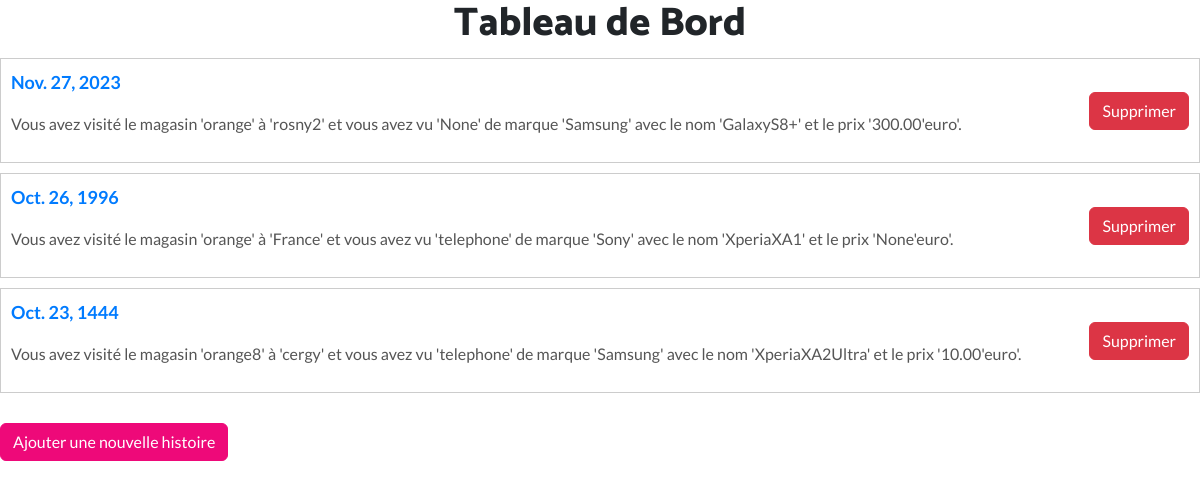
The page /tableaubord/ (signed in) on the database its author committed.
### api/models.py (models this page shows, shortened)
class HistoriqueVisite(models.Model):
    user = models.ForeignKey(User, on_delete=models.CASCADE)
    category= models.CharField(max_length=100, null=True, blank=True)
    brand = models.CharField(max_length=100, null=True, blank=True)
    name = models.CharField(max_length=255, null=False, blank=False)
    store_name = models.CharField(max_length=255)
    location = models.CharField(max_length=255)
    prix = models.DecimalField(max_digits=10, decimal_places=2, null=True, blank=True)
    date_of_visit = models.DateField()

### api/views.py (the view, shortened to what this page needs)
# urls.py: path('tableaubord/',tableaubord,name='tableaubord'),
def tableaubord(request):
    historique_visites = HistoriqueVisite.objects.filter(user=request.user)
    return render(request, 'tableaubord.html', {'historique_visites': historique_visites})

### templates/tableaubord.html (shortened to what this page needs)
{% load static %}
<!DOCTYPE html>
<html lang="en">
<head>
    <link rel="stylesheet" href="{% static 'css/stylestb.css' %}">
    <link rel="stylesheet" href="{% static 'bootstrap/css/bootstrap.min.css' %}">
    <link rel="stylesheet" href="{% static 'css/styles.min.css' %}">
</head>
<body>
    <h1>Tableau de Bord</h1>
    {% for visite in historique_visites %}
    <div class="visite-container">
        <div class="visite-info">
            <div class="visite-header">
                <p>{{ visite.date_of_visit }}</p>
            </div>
            <div class="visite-details">
                <p>Vous avez visité le magasin '{{ visite.store_name }}' à '{{ visite.location }}' et vous avez vu '{{ visite.category }}' de marque '{{ visite.brand }}' {% if visite.name %}avec le nom '{{ visite.name }}'{% endif %} et le prix '{{ visite.prix }}'euro'.</p>
            </div>
        </div>
        <div class="btn-container">
            <form method="post" action="{% url 'supprimer_visite' visite.id %}">
                <button type="submit" class="btn btn-danger">Supprimer</button>
            </form>
        </div>
    </div>
    {% endfor %}
    <a href="{% url 'histoire' %}" class="btn btn-primary">Ajouter une nouvelle histoire</a>
</body>
</html>

### static/css/stylestb.css (style rules this page uses)
body { font-family: Arial, sans-serif; margin: 20px; }
h1 { text-align: center; color: #333; }
.visite-container { display: flex; justify-content: space-between; align-items: center; border: 1px solid #ccc; margin: 10px 0; padding: 10px; }
.visite-info { flex: 1; }
.visite-header { font-size: 18px; font-weight: bold; color: #007BFF; }
.visite-details { font-size: 16px; color: #555; }
.btn-container { text-align: right; }
.btn { background-color: #007BFF; color: #fff; padding: 5px 10px; border: none; cursor: pointer; }
.btn-danger { background-color: #DC3545; }
.btn-primary { background-color: #007BFF; margin-top: 20px; }

### rows shown on the page
HistoriqueVisite: date_of_visit "Nov. 27, 2023", store_name "orange", location "rosny2", category "None", brand "Samsung", name "GalaxyS8+", prix "300.00"
HistoriqueVisite: date_of_visit "Oct. 26, 1996", store_name "orange", location "France", category "telephone", brand "Sony", name "XperiaXA1", prix "None"
HistoriqueVisite: date_of_visit "Oct. 23, 1444", store_name "orange8", location "cergy", category "telephone", brand "Samsung", name "XperiaXA2Ultra", prix "10.00"
